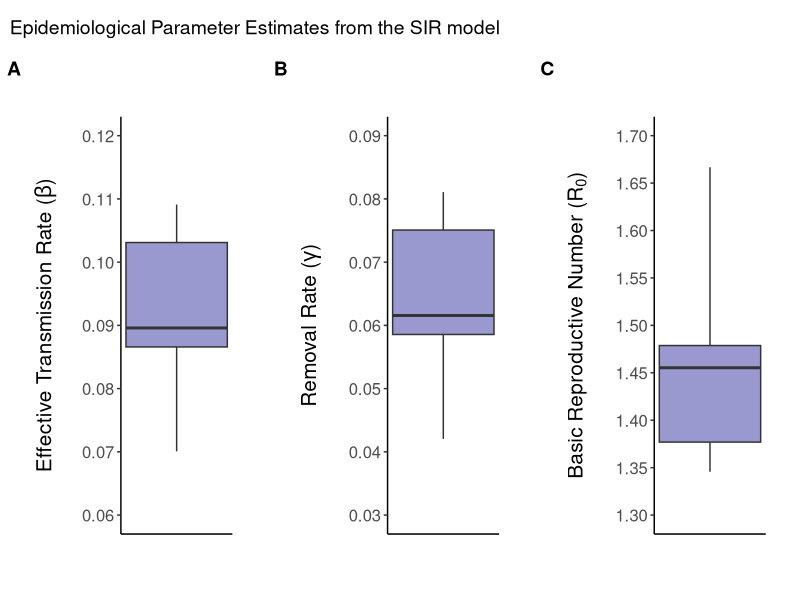

This figure's R source:
# Library
library(ggplot2)
library(tidyr)
library(lubridate) 
library(scales)
library(gridExtra)
library(cowplot)

# Read data file
r <- read.csv("odesir-minparam.csv")

# Plot R0
beta <- ggplot(r, aes(y = Beta)) + 
  geom_boxplot(coef=3, fill="dark blue", alpha = 0.4) +
  scale_y_continuous(breaks = seq(0.06, 0.12, by = .01),
                     limits=c(0.06, 0.12)) +
  theme_classic() +
  theme(text = element_text(size=15),
        axis.title.y = element_text(margin = margin(t = 0, r = 15, b = 0, l = 0)),
        axis.title.x=element_blank(),
        axis.text.x=element_blank(),
        axis.ticks.x=element_blank(),
        plot.title = element_text(size=15)) +
  labs(y=expression(paste("Effective Transmission Rate (", beta, ")")))

gamma <- ggplot(r, aes(y = Gamma)) + 
  geom_boxplot(coef=3, fill="dark blue", alpha = 0.4) +
  scale_y_continuous(breaks = seq(0.03, 0.09, by = .01),
                     limits=c(0.03, 0.09)) +
  theme_classic() +
  theme(text = element_text(size=15),
        axis.title.y = element_text(margin = margin(t = 0, r = 15, b = 0, l = 0)),
        axis.title.x=element_blank(),
        axis.text.x=element_blank(),
        axis.ticks.x=element_blank(),
        plot.title = element_text(size=15)) +
  labs(y=expression(paste("Removal Rate (", gamma, ")")))

rnaught <- ggplot(r, aes(y = R0)) + 
  geom_boxplot(coef=3, fill="dark blue", alpha = 0.4) +
  scale_y_continuous(breaks = seq(1.3, 1.7, by = .05),
                     limits=c(1.3, 1.7)) +
  theme_classic() +
  theme(text = element_text(size=15),
        axis.title.y = element_text(margin = margin(t = 0, r = 15, b = 0, l = 0)),
        axis.title.x=element_blank(),
        axis.text.x=element_blank(),
        axis.ticks.x=element_blank(),
        plot.title = element_text(size=15)) +
  labs(y=expression(paste("Basic Reproductive Number (", R[0], ")")))
 
title <- ggdraw() + 
  draw_label("Epidemiological Parameter Estimates from the SIR model", x = 0, hjust = 0) +
  theme( plot.margin = margin(0, 0, 0, 7))
all <- plot_grid(beta, gamma, rnaught, ncol=3, align="v",
                 labels = c('A', 'B', 'C'),
                 scale = 0.8) 
allTitle <- plot_grid(title, all, ncol = 1, rel_heights = c(0.1, 1))

#Save Plot
ggsave(plot = allTitle,
       filename = "odesir-minparam.png",
       width = 7, height = 5, units = "in", dpi = 300)